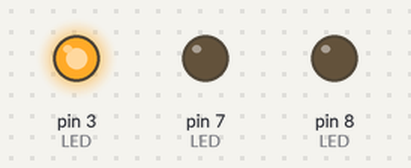
The sketch below on a simulated Arduino Uno, built with avr-gcc and run on an emulated ATmega328P. On the bench: output pins drawn as LEDs (lit = HIGH).

Above: at 1.5 s.
At 3.5 s:
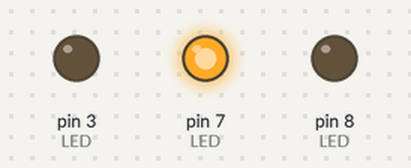
At 5.5 s:
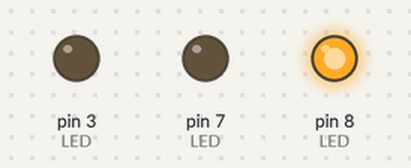
Timing chart, 0 to 9.1 s (numbered marks = the images above):
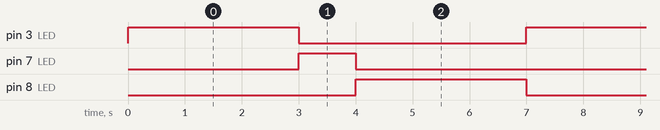

Measured:
- by itself, pin 3 (LED), pin 8 (LED): alternates HIGH for 3.0 s and LOW for 4.0 s
- by itself, pin 7 (LED): alternates HIGH for 1.0 s and LOW for 6.0 s
- by itself, everything shown: repeats every 7.0 s, in 3 steps

The sketch:

Blink_3LED.ino
```cpp
// 아두이노 우노 LED 3개 번갈아 깜빡이기 (1번 LED: 3번 핀, 2번 LED: 7번 핀, 3번 LED: 8번 핀)
void setup()    // 한 번만 실행
{
  pinMode(3, OUTPUT);      // 1번 LED핀(3번) 모드를 출력모드로
  pinMode(7, OUTPUT);      // 2번 LED핀(7번) 모드를 출력모드로
  pinMode(8, OUTPUT);      // 3번 LED핀(8번) 모드를 출력모드로
}

void loop()     //무한히 반복
{
  digitalWrite(3, HIGH);   // 1번 LED 켜기, 3번 핀을 5V로
  digitalWrite(7, LOW);    // 2번 LED 끄기, 7번 핀을 0V로
  digitalWrite(8, LOW);    // 3번 LED 끄기, 8번 핀을 0V로
  delay(3000);             // 1초 대기, 1000ms 기다림

  digitalWrite(3, LOW);    // 1번 LED 끄기, 3번 핀을 0V로
  digitalWrite(7, HIGH);   // 2번 LED 켜기, 7번 핀을 5V로
  digitalWrite(8, LOW);    // 3번 LED 끄기, 8번 핀을 0V로
  delay(1000);             // 1초 대기, 1000ms 기다림

  digitalWrite(3, LOW);    // 1번 LED 끄기, 3번 핀을 0V로
  digitalWrite(7, LOW);    // 2번 LED 끄기, 7번 핀을 0V로
  digitalWrite(8, HIGH);   // 3번 LED 켜기, 8번 핀을 5V로
  delay(3000);             // 1초 대기, 1000ms 기다림
}
```
